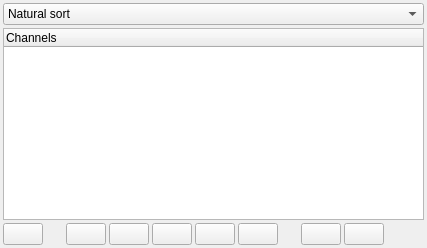
     <widget class="QWidget" name="channels_tab">
      <attribute name="icon">
       <iconset resource="resource.qrc">
        <normaloff>:/graph.png</normaloff>:/graph.png</iconset>
      </attribute>
      <attribute name="title">
       <string>Channels</string>
      </attribute>
      <layout class="QVBoxLayout" name="verticalLayout_5">
       <property name="spacing">
  <number>3</number>
</property>
       <property name="leftMargin">
  <number>3</number>
</property>
       <property name="topMargin">
  <number>3</number>
</property>
       <property name="rightMargin">
  <number>3</number>
</property>
       <property name="bottomMargin">
  <number>3</number>
</property>
       <item>
        <widget class="QSplitter" name="splitter">
         <property name="orientation">
          <enum>Qt::Orientation::Horizontal</enum>
         </property>
         <widget class="QWidget" name="verticalLayoutWidget">
          <layout class="QVBoxLayout" name="channels_layout">
           <property name="spacing">
  <number>3</number>
</property>
           <item>
            <widget class="QComboBox" name="channel_view">
             <item>
              <property name="text">
               <string>Natural sort</string>
              </property>
             </item>
             <item>
              <property name="text">
               <string>Internal file structure</string>
              </property>
             </item>
             <item>
              <property name="text">
               <string>Selected channels only</string>
              </property>
             </item>
            </widget>
           </item>
           <item>
            <widget class="TreeWidget" name="channels_tree">
             <property name="toolTip">
              <string>Double click channel to see extended information</string>
             </property>
             <column>
              <property name="text">
               <string>Channels</string>
              </property>
             </column>
            </widget>
           </item>
           <item>
            <layout class="QHBoxLayout" name="buttons_layout">
             <property name="spacing">
  <number>3</number>
</property>
             <item>
              <widget class="QPushButton" name="load_channel_list_btn">
               <property name="toolTip">
                <string>Load display file</string>
               </property>
               <property name="text">
                <string/>
               </property>
               <property name="icon">
                <iconset resource="resource.qrc">
                 <normaloff>:/open.png</normaloff>:/open.png</iconset>
               </property>
              </widget>
             </item>
             <item>
              <spacer name="button_spacer1">
               <property name="orientation">
                <enum>Qt::Orientation::Horizontal</enum>
               </property>
               <property name="sizeType">
                <enum>QSizePolicy::Policy::Fixed</enum>
               </property>
               <property name="sizeHint" stdset="0">
                <size>
                 <width>20</width>
                 <height>20</height>
                </size>
               </property>
              </spacer>
             </item>
             <item>
              <widget class="QPushButton" name="save_channel_list_btn">
               <property name="toolTip">
                <string>Save display file</string>
               </property>
               <property name="text">
                <string/>
               </property>
               <property name="icon">
                <iconset resource="resource.qrc">
                 <normaloff>:/save.png</normaloff>:/save.png</iconset>
               </property>
              </widget>
             </item>
             <item>
              <widget class="QPushButton" name="select_all_btn">
               <property name="toolTip">
                <string>Select all the channels</string>
               </property>
               <property name="text">
                <string/>
               </property>
               <property name="icon">
                <iconset resource="resource.qrc">
                 <normaloff>:/checkmark.png</normaloff>:/checkmark.png</iconset>
               </property>
              </widget>
             </item>
             <item>
              <widget class="QPushButton" name="clear_channels_btn">
               <property name="toolTip">
                <string>Clear all selected channels</string>
               </property>
               <property name="text">
                <string/>
               </property>
               <property name="icon">
                <iconset resource="resource.qrc">
                 <normaloff>:/erase.png</normaloff>:/erase.png</iconset>
               </property>
              </widget>
             </item>
             <item>
              <widget class="QPushButton" name="advanced_search_btn">
               <property name="toolTip">
                <string>Search and select channels</string>
               </property>
               <property name="text">
                <string/>
               </property>
               <property name="icon">
                <iconset resource="resource.qrc">
                 <normaloff>:/search.png</normaloff>:/search.png</iconset>
               </property>
              </widget>
             </item>
             <item>
              <widget class="QPushButton" name="create_window_btn">
               <property name="toolTip">
                <string>Create window</string>
               </property>
               <property name="text">
                <string/>
               </property>
               <property name="icon">
                <iconset resource="resource.qrc">
                 <normaloff>:/graph.png</normaloff>:/graph.png</iconset>
               </property>
              </widget>
             </item>
             <item>
              <spacer name="horizontalSpacer_6">
               <property name="orientation">
                <enum>Qt::Orientation::Horizontal</enum>
               </property>
               <property name="sizeType">
                <enum>QSizePolicy::Policy::Fixed</enum>
               </property>
               <property name="sizeHint" stdset="0">
                <size>
                 <width>20</width>
                 <height>20</height>
                </size>
               </property>
              </spacer>
             </item>
             <item>
              <widget class="QPushButton" name="load_embedded_channel_list_btn">
               <property name="toolTip">
                <string>Load embedded display file</string>
               </property>
               <property name="text">
                <string/>
               </property>
               <property name="icon">
                <iconset resource="resource.qrc">
                 <normaloff>:/load_embed.png</normaloff>:/load_embed.png</iconset>
               </property>
              </widget>
             </item>
             <item>
              <widget class="QPushButton" name="save_embedded_channel_list_btn">
               <property name="toolTip">
                <string>Embed display file</string>
               </property>
               <property name="text">
                <string/>
               </property>
               <property name="icon">
                <iconset resource="resource.qrc">
                 <normaloff>:/attach.png</normaloff>:/attach.png</iconset>
               </property>
              </widget>
             </item>
             <item>
              <spacer name="button_spacer2">
               <property name="orientation">
                <enum>Qt::Orientation::Horizontal</enum>
               </property>
               <property name="sizeHint" stdset="0">
                <size>
                 <width>40</width>
                 <height>20</height>
                </size>
               </property>
              </spacer>
             </item>
            </layout>
           </item>
          </layout>
         </widget>
        </widget>
       </item>
      </layout>
     </widget>
